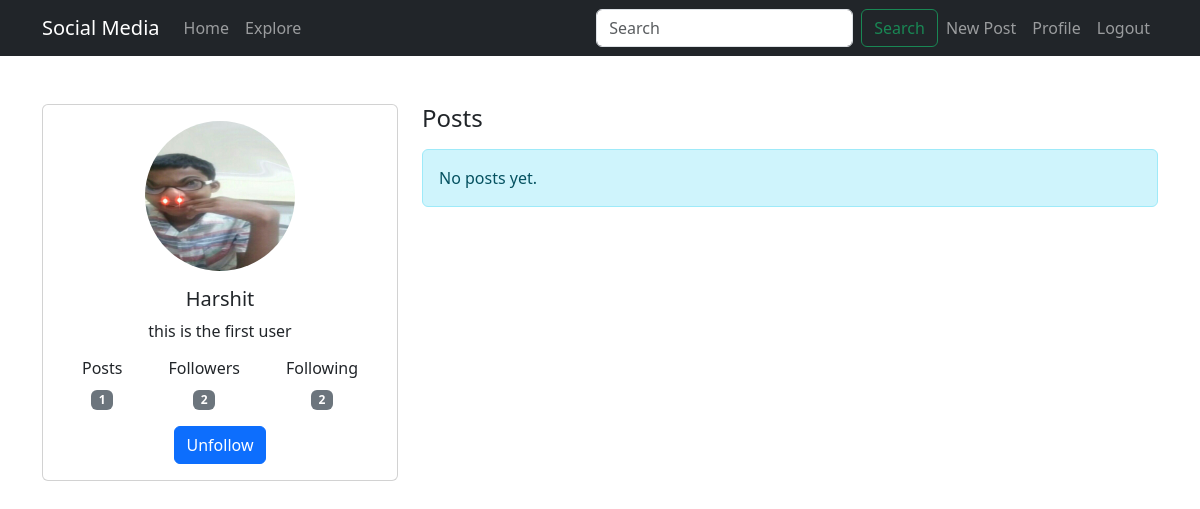
/profile/Harshit/ (signed in), run on the app's committed database.
### social_app/models.py (models this page shows, shortened)
class Profile(models.Model):
    user = models.OneToOneField(User, on_delete=models.CASCADE)
    bio = models.TextField(max_length=500, blank=True)
    profile_picture = models.ImageField(upload_to='profile_pics', blank=True)
    followers = models.ManyToManyField('self', symmetrical=False, related_name='following', blank=True)
    created_at = models.DateTimeField(auto_now_add=True)

### social_app/views.py (the view)
# urls.py: path('profile/<str:username>/', views.ProfileDetailView.as_view(), name='profile'),
class ProfileDetailView(DetailView):
    model = Profile
    template_name = 'social_app/profile.html'
    context_object_name = 'profile'
    def get_object(self):
        return get_object_or_404(Profile, user__username=self.kwargs.get('username'))
    def get_context_data(self, **kwargs):
        context = super().get_context_data(**kwargs)
        user = get_object_or_404(User, username=self.kwargs.get('username'))
        if self.request.user.is_authenticated and self.request.user == user:
            context['posts'] = Post.objects.filter(author=user).order_by('-created_at')
        else:
            context['posts'] = []  # No posts to show for unauthenticated users
        return context

### social_app/templates/social_app/profile.html (shortened to what this page needs)
{% extends 'social_app/base.html' %}
{% load static %}
{% block content %}
<div class="row">
    <div class="col-md-4">
        <div class="card">
            <div class="card-body text-center">
                {% if profile.profile_picture %}
                    <img src="{{ profile.profile_picture.url }}" class="rounded-circle profile-picture mb-3">
                {% else %}
                    <img src="{% static 'social_app/13.jpg' %}" class="rounded-circle profile-picture mb-3">
                {% endif %}
                <h5 class="card-title">{{ profile.user.username }}</h5>
                <p class="card-text">{{ profile.bio }}</p>
                <div class="d-flex justify-content-around mb-3">
                    <div>
                        <h6>Posts</h6>
                        <span class="badge bg-secondary">{{ profile.user.posts.count }}</span>
                    </div>
                    <div>
                        <h6>Followers</h6>
                        <span class="badge bg-secondary">{{ profile.followers.count }}</span>
                    </div>
                    <div>
                        <h6>Following</h6>
                        <span class="badge bg-secondary">{{ profile.following.count }}</span>
                    </div>
                </div>
                {% if user.is_authenticated %}
                    {% if user != profile.user %}
                        <button class="btn btn-primary follow-btn" data-username="{{ profile.user.username }}">
                            {% if user.profile in profile.followers.all %}
                                Unfollow
                            {% else %}
                                Follow
                            {% endif %}
                        </button>
                    {% else %}
                        <a href="{% url 'profile-update' %}" class="btn btn-secondary">Edit Profile</a>
                    {% endif %}
                {% else %}
                    <p><a href="{% url 'login' %}" class="btn btn-primary">Log in to follow</a></p>
                {% endif %}
            </div>
        </div>
    </div>
    <div class="col-md-8">
        <h4 class="mb-3">Posts</h4>
        {% for post in posts %}
            <div class="card post-card">
                {% if post.image %}
                    <img src="{{ post.image.url }}" class="card-img-top" alt="Post image">
                {% endif %}
                <div class="card-body">
                    <p class="card-text">{{ post.content }}</p>
                    <div class="d-flex justify-content-between align-items-center">
                        <div>
                            <button class="btn btn-link like-btn" data-post-id="{{ post.id }}">
                                <i class="fas fa-heart {% if request.user in post.likes.all %}text-danger{% endif %}"></i>
                                <span class="like-count">{{ post.likes.count }}</span>
                            </button>
                            <a href="{% url 'post-detail' pk=post.id %}" class="btn btn-link">
                                <i class="fas fa-comment"></i> {{ post.comments.count }}
                            </a>
                        </div>
                        <small class="text-muted">{{ post.created_at|timesince }} ago</small>
{% if user == post.author %}
<a href="{% url 'post-delete' post.id %}" class="btn btn-danger">Delete</a>
{% endif %}
                    </div>
                </div>
            </div>
        {% empty %}
            <div class="alert alert-info">No posts yet.</div>
        {% endfor %}
    </div>
</div>
{% endblock %}

### social_app/templates/social_app/base.html (style rules this page uses)
body { padding-top: 5rem; }
.profile-picture { width: 150px; height: 150px; object-fit: cover; }

### data on the page
Profile: profile_picture (picture), user.username "Harshit", bio "this is the first user", user.posts.count "1", followers.count "2", following.count "2"
